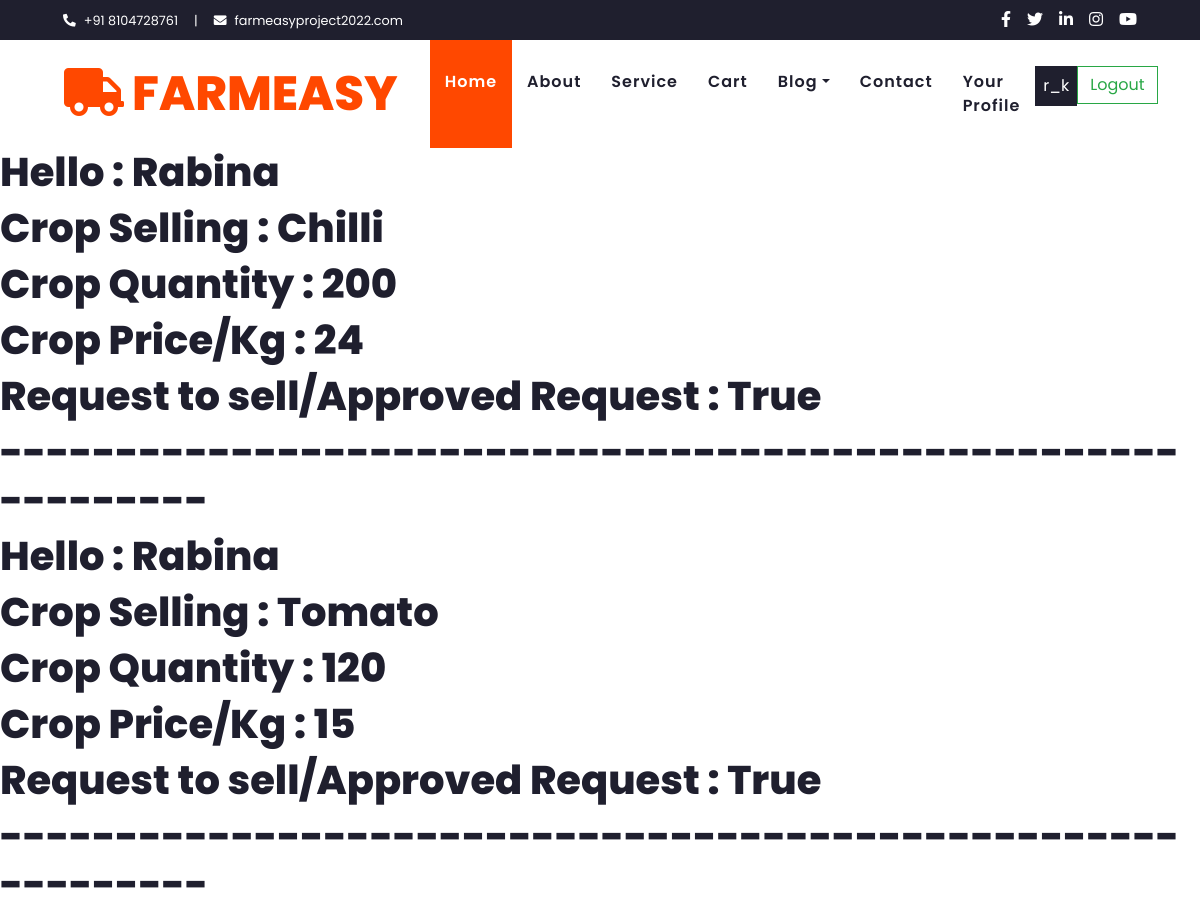
The page /check_status (signed in) on the database its author committed.
### myHome/models.py (models this page shows, shortened)
class User_to_Farmeasy(models.Model):
    crop_owner = models.ForeignKey(Profile,null=True,blank=True,on_delete=models.SET_NULL)
    crop_name = models.CharField(max_length=200,null=True,blank=True)
    crop_quantity = models.IntegerField(blank=True, null=True)
    crop_price = models.IntegerField(null=True,blank=True)
    crop_img = models.ImageField(null=True, blank=True)
    approved = models.BooleanField('Approved', default=False)

### users/models.py (models this page shows, shortened)
class Profile(models.Model):
    user = models.OneToOneField(User, on_delete=models.CASCADE,null=True,blank=True)
    name = models.CharField(max_length=200,null=True,blank=True)
    email = models.EmailField(max_length=500,null=True,blank=True)
    phone = models.IntegerField(blank=True, null=True)
    city = models.CharField(max_length=200, blank=True, null=True)
    pin = models.IntegerField(blank=True, null=True)
    state = models.CharField(max_length=200, blank=True, null=True)
    qr_code = models.ImageField(upload_to='qr_image',blank=True)

### myHome/views.py (the view)
# urls.py: path("check_status", views.check_status, name="check_status"),
def check_status(request):
    user_obj = Profile.objects.get(user=request.user)
    crops = User_to_Farmeasy.objects.filter(crop_owner=user_obj)
    context = {'crops':crops}
    return render(request, 'myHome/status.html',context)

### myHome/templates/myHome/status.html (shortened to what this page needs)
{% load static %}
<!DOCTYPE html>
<html lang="en">
<head>
    <link rel="stylesheet" href="{% static 'product.css' %}">
</head>
<body>
  {% include 'myHome/navbar.html' %}
    {%block content %}
        {% for obj in crops%}
            <h1> Hello : {{ obj.crop_owner.name }}</h1>
            <h1> Crop Selling : {{obj.crop_name}}</h1>
            <h1> Crop Quantity : {{ obj.crop_quantity }}</h1>
            <h1> Crop Price/Kg : {{obj.crop_price }}</h1>
            <h1> Request to sell/Approved Request : {{obj.approved }}</h1>
            <h1>------------------------------------------------------------</h1>
        {% endfor %}
    {%endblock content %}
</body>
</html>

### templates/myHome/navbar.html (shortened to what this page needs)
{% load static %}
<!DOCTYPE html>
<html lang="en">
<head>
    <link href="https://cdnjs.cloudflare.com/ajax/libs/font-awesome/5.10.0/css/all.min.css" rel="stylesheet">
    <link href="{% static "lib/owlcarousel/assets/owl.carousel.min.css" %}" rel="stylesheet">
    <link href="https://cdn.jsdelivr.net/npm/bootstrap@5.3.0-alpha1/dist/css/bootstrap.min.css" rel="stylesheet">
    <link href="{% static 'css/style.css' %}" rel="stylesheet">
</head>
<body>
    <div class="container-fluid bg-dark">
        <div class="row py-2 px-lg-5">
            <div class="col-lg-6 text-center text-lg-left mb-2 mb-lg-0">
                <div class="d-inline-flex align-items-center text-white">
                    <small><i class="fa fa-phone-alt mr-2"></i>+91 8104728761</small>
                    <small class="px-3">|</small>
                    <small><i class="fa fa-envelope mr-2"></i>farmeasyproject2022.com</small>
                </div>
            </div>
            <div class="col-lg-6 text-center text-lg-right">
                <div class="d-inline-flex align-items-center">
                    <a class="text-white px-2" href="">
                        <i class="fab fa-facebook-f"></i>
                    </a>
                    <a class="text-white px-2" href="">
                        <i class="fab fa-twitter"></i>
                    </a>
                    <a class="text-white px-2" href="">
                        <i class="fab fa-linkedin-in"></i>
                    </a>
                    <a class="text-white px-2" href="">
                        <i class="fab fa-instagram"></i>
                    </a>
                    <a class="text-white pl-2" href="">
                        <i class="fab fa-youtube"></i>
                    </a>
                </div>
            </div>
        </div>
    </div>
    <div class="container-fluid p-0">
        <nav class="navbar navbar-expand-lg bg-light navbar-light py-3 py-lg-0 px-lg-5">
            <a href="{% url 'home' %}" class="navbar-brand ml-lg-3">
                <h1 class="m-0 display-5 text-uppercase text-primary"><i class="fa fa-truck mr-2"></i>FarmEasy</h1>
            </a>
            {%if user.is_authenticated%}
            <div class="collapse navbar-collapse justify-content-between px-lg-3" id="navbarCollapse">
                <div class="navbar-nav m-auto py-0">
                    <a href="/" class="nav-item nav-link active">Home</a>
                    <a href="/about" class="nav-item nav-link">About</a>
                    <a href="/service" class="nav-item nav-link">Service</a>
                    <a href="{% url 'products_url' %}" class="nav-item nav-link">Cart</a>
                    <div class="nav-item dropdown">
                        <a href="/blog" class="nav-link dropdown-toggle" data-toggle="dropdown">Blog</a>
                    </div>
                    <a href="/contact" class="nav-item nav-link">Contact</a>
                    <a href="{% url 'user_data' %}" class="nav-item nav-link">Your Profile</a>
                </div>
                    <div class="d-flex" role="search">
                        <a href="{% url 'profile' %}">
                            <p class=" p-2 mt-0 text-light bg-dark">{{ user.username }}</p>
                        </a>
                        <a href="{% url 'logout' %}">
                            <button class="btn btn-outline-success" type="submit">Logout</button>
                        </a>
                    </div>
                {%endif%}
            </div>
        </nav>
    </div>
</body>
</html>

### rows shown on the page
User_to_Farmeasy: crop_owner.name "Rabina", crop_name "Chilli", crop_quantity "200", crop_price "24", approved "True"
User_to_Farmeasy: crop_owner.name "Rabina", crop_name "Tomato", crop_quantity "120", crop_price "15", approved "True"

### other values the page prints
{{ user.username }} "r_k"
